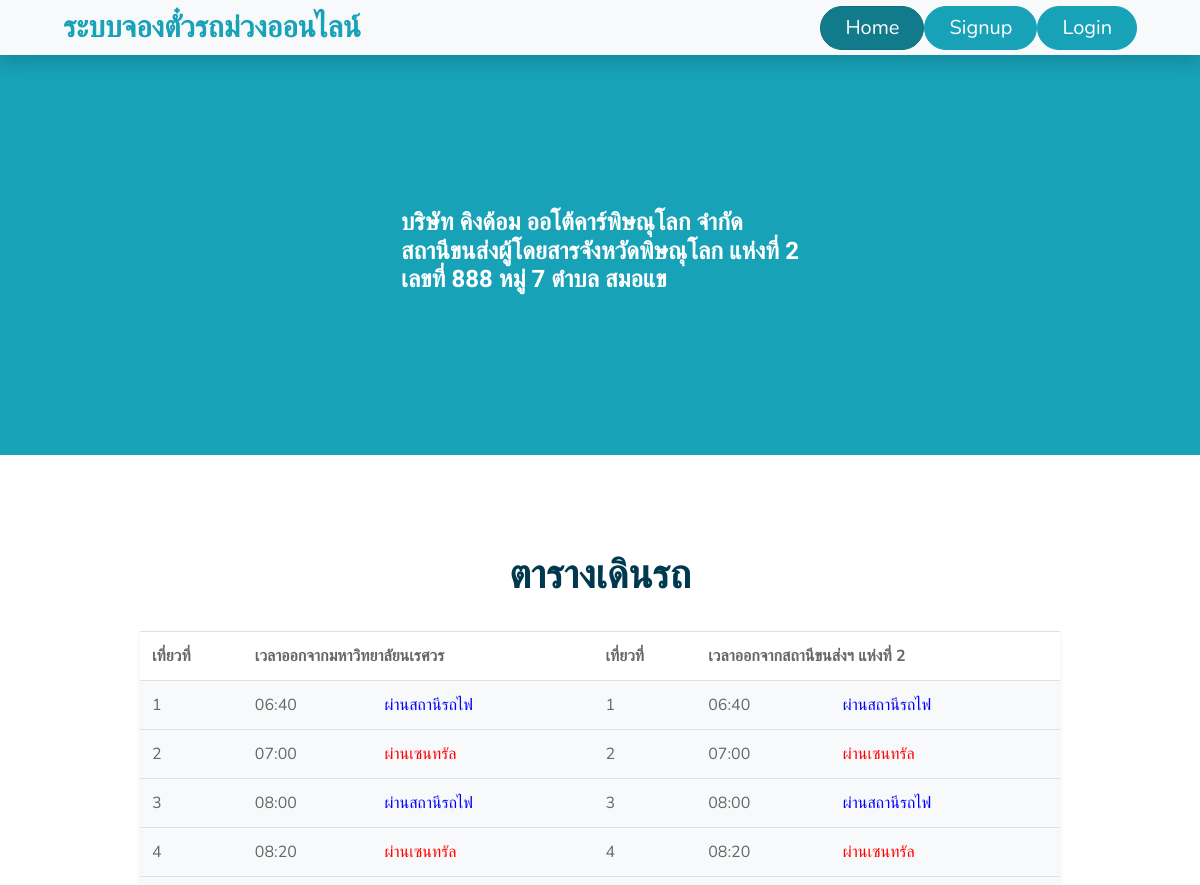
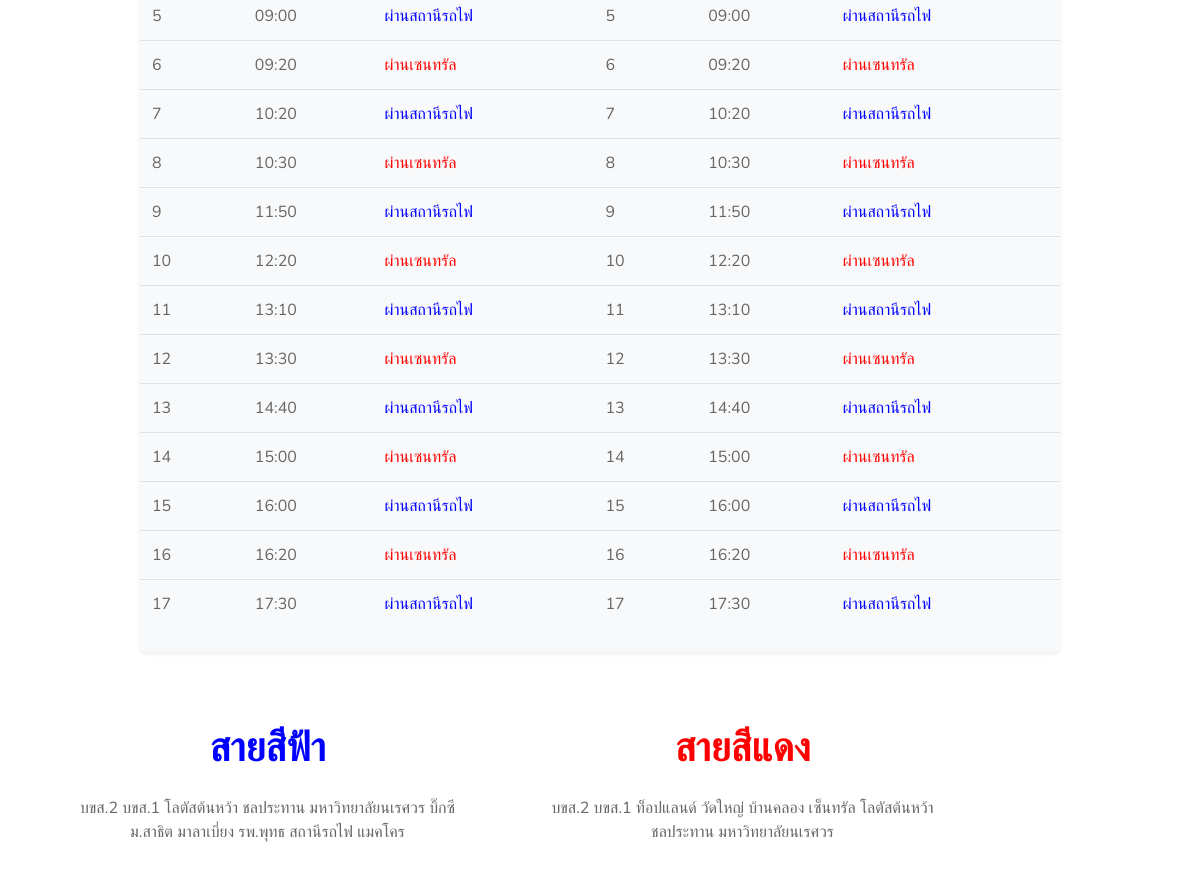
The page /index1.php on the database as committed earlier (2 pictures, top to bottom).
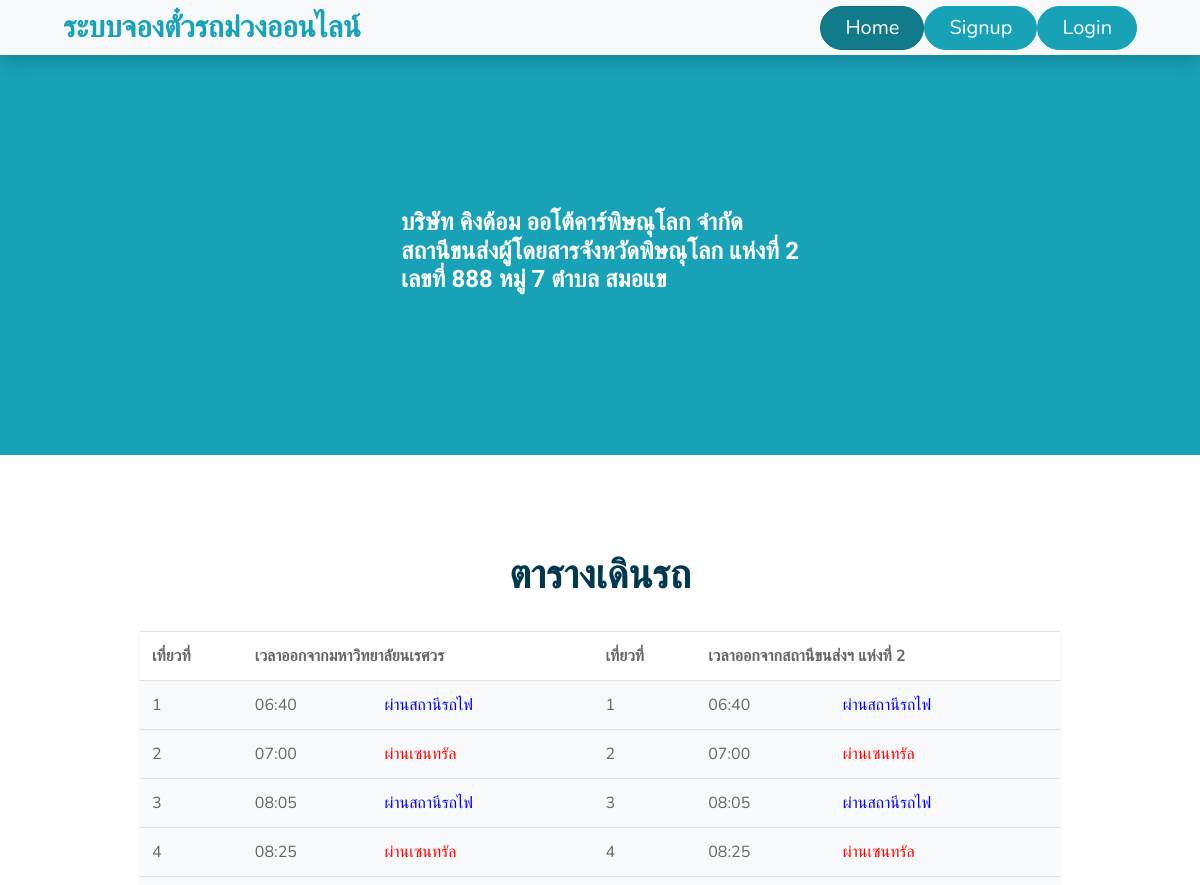
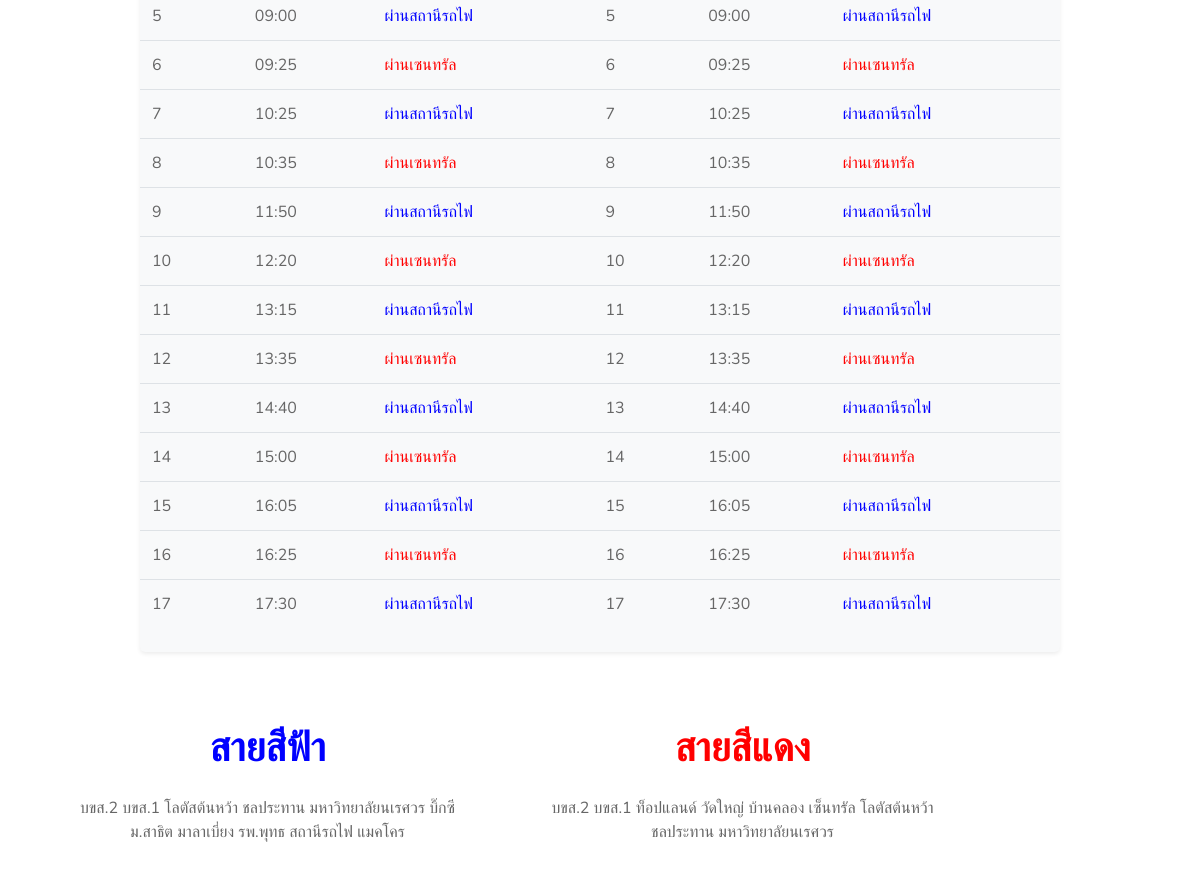
The same page on the database as committed later (2 pictures, top to bottom).
### tables this page shows
CREATE TABLE `departure_time` (
  `time_id` varchar(10) NOT NULL COMMENT 'รหัสเวลา',
  `timeT` varchar(5) NOT NULL COMMENT 'เวลา',
  `route_b_r` varchar(2) NOT NULL COMMENT 'สายรถ',
  `start_NU_TC` varchar(2) NOT NULL COMMENT 'จุดเริ่มต้น'
);

### index1.php (the view, shortened to what the changed rows need)
<!DOCTYPE html>
<html lang="en">
<head>
    <link href="https://cdnjs.cloudflare.com/ajax/libs/font-awesome/5.10.0/css/all.min.css" rel="stylesheet">
    <link href="lib/flaticon/font/flaticon.css" rel="stylesheet">
    <link href="lib/owlcarousel/assets/owl.carousel.min.css" rel="stylesheet">
    <link href="lib/lightbox/css/lightbox.min.css" rel="stylesheet">
    <link href="css/style.css" rel="stylesheet">
</head>
<body>
    <div class="container-fluid pt-5">
        <div class="container">
            <div class="text-center pb-2">
                <h1 class="mb-4">ตารางเดินรถ</h1>
            </div>
            <div class="row d-flex flex-column align-items-center justify-content-center">
                <div class="col-lg-10 mb-10">
                    <div class="card border-0 bg-light shadow-sm pb-2">
                        <table width='100%' align="center" class="table table-hover">
                        <tr style="background-color: rgb(255, 255, 255);">
                            <th>เที่ยวที่</th>
                            <th colspan="2">เวลาออกจากมหาวิทยาลัยนเรศวร</th>
                            <th>เที่ยวที่</th>
                            <th colspan="2">เวลาออกจากสถานีขนส่งฯ แห่งที่ 2</th>
                        </tr>
                        <?php
                        include('connectdatabase.php');
                        if (!$conn) {
                            die("Connection failed: " . mysqli_connect_error());
                        } else {
                            $sql = "SELECT * FROM `departure_time`";
                            $result = mysqli_query($conn, $sql);
                            if (mysqli_num_rows($result) > 0){
                                $i = 1;
                                while($row = mysqli_fetch_assoc($result)){
                                    $start = str_split($row["start_NU_TC"]);
                                    if ($start[0] == 1){
                                        echo "<tr>";
                                        echo "<td>";
                                        echo $i;
                                        echo "</td>";
                                        echo "<td>";
                                        echo $row["timeT"];
                                        echo "</td>";
                                        $r = str_split($row["route_b_r"]);
                                        if ($r[0] == 1 ) {
                                            echo "<td style='color:blue'>";
                                            echo "ผ่านสถานีรถไฟ";
                                        }
                                        else{
                                            echo "<td style='color:red'>";
                                            echo "ผ่านเซนทรัล";
                                        }
                                        echo "</td>";
                                    }
                                    if ($start[1] == 1){
                                        echo "<td>";
                                        echo $i;
                                        echo "</td>";
                                        echo "<td>";
                                        echo $row["timeT"];
                                        echo "</td>";
                                        $r = str_split($row["route_b_r"]);
                                        if ($r[0] == 1 ) {
                                            echo "<td style='color:blue'>";
                                            echo "ผ่านสถานีรถไฟ";
                                        }
                                        else{
                                            echo "<td style='color:red'>";
                                            echo "ผ่านเซนทรัล";
                                        }
                                        echo "</td>";
                                    }
                                    echo "</tr>";
                                    $i = $i+1;
                                }
                            }
                        }
                    ?>
                        </table>
                    </div>
                </div>
            </div>
        </div>
    </div>
    <div class="container-fluid py-5">
        <div class="container">
            <div class="row align-items-center">
            <div class="col-lg-5">
                    <div class="card border-0">
                        <div class="text-center p-4">
                            <h1 class="text-black m-0" style="color: blue;">สายสีฟ้า</h1><br>
                        </div>
                    </div>
                </div>
                <div class="col-lg-5">
                    <div class="card border-0">
                        <div class="text-center p-4">
                            <h1 class="text-black m-0" style="color: red;">สายสีแดง</h1><br>
                        </div>
                    </div>
                </div>
            </div>
        </div>
    </div>
</body>
</html>

Rows that differ between the two databases and show on the page:
changed departure_time (number 3 of 17 on the later page): timeT "08:00" → "08:05"
changed departure_time (number 4 of 17 on the later page): timeT "08:20" → "08:25"
changed departure_time (number 6 of 17 on the later page): timeT "09:20" → "09:25"
changed departure_time (number 7 of 17 on the later page): timeT "10:20" → "10:25"
changed departure_time (number 8 of 17 on the later page): timeT "10:30" → "10:35"
changed departure_time (number 11 of 17 on the later page): timeT "13:10" → "13:15"
changed departure_time (number 12 of 17 on the later page): timeT "13:30" → "13:35"
changed departure_time (number 15 of 17 on the later page): timeT "16:00" → "16:05"
changed departure_time (number 16 of 17 on the later page): timeT "16:20" → "16:25"
